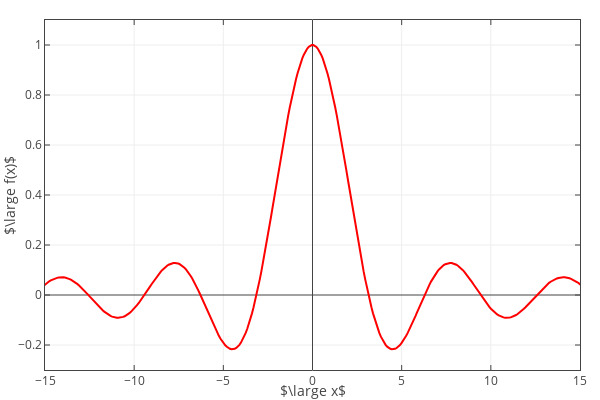

Notebook source saved alongside this figure:
### Code cell
layout = go.Layout(
    xaxis=dict(
        range = [-15, 15],
#         exponentformat = 'power',
        ticks = 'inside',
        dtick = 5,
        mirror = 'ticks',
        title = '$\large x$',
#         ticktext=['$-2\pi$', '$-\pi$', 0, '$\pi$', '$2\pi$'],
#         tickvals=[-2*np.pi, -np.pi, 0, np.pi, 2*np.pi],
#         type = 'log',
#         titlefont=dict(
#             family='Arial'
#             size=25
#             color='#7f7f7f'
#         ),
#         tickfont=dict(
#             family='Times New Roman',
#             size=18
#             color='#7f7f7f'
#         ),
#         automargin=True,
        showline=True,
        zeroline=True,
        showticklabels=True,
        showgrid=True
#     rangeselector=dict(
#             buttons=list([
#                 dict(count=1,
#                      label='1m',
#                      step='month',
#                      stepmode='backward'),
#                 dict(count=6,
#                      label='6m',
#                      step='month',
#                      stepmode='backward'),
#                 dict(count=1,
#                     label='YTD',
#                     step='year',
#                     stepmode='todate'),
#                 dict(count=1,
#                     label='1y',
#                     step='year',
#                     stepmode='backward'),
#                 dict(step='all')
#             ])
#         ),
#         rangeslider=dict(
#             visible = True
#         )
    ),
    yaxis=dict(
        range = [-0.3, 1.1],
#         exponentformat = 'power',
        ticks = 'inside',
        dtick = 0.2,
        mirror = 'ticks',
        title = '$\large f(x)$',
#         type = 'log',
#         titlefont=dict(
#             family='Arial'
#             size=20
#             color='#7f7f7f'
#         ),
#         tickfont=dict(
#             family='Times New Roman',
#             size=18
#             color='#7f7f7f'
#         ),
#         automargin=True,
        showline=True,
        zeroline=True,
        showticklabels=True,
        showgrid=True 
    ),
#     legend=dict(
#         x=0.35,
#         y=0.95,
#         traceorder='normal',
# #         font=dict(
# #             family='Arial',
# #             size=18
# #             color='blue'
# #         ),
# #         bgcolor='#E2E2E2',
# #         bordercolor='black',
# #         borderwidth=1
#     ),
    showlegend=False,
    autosize=False,
    width=600,
    height=400,
    margin=go.layout.Margin(
        l=45,
        r=20,
        b=30,
        t=20,
        pad=0
    )
)
fig = go.Figure(data=[trace0], layout=layout)
# py.iplot(fig, filename='Fig1-16')
iplot(fig)
pio.write_image(fig, 'C:/Users/garyh/OneDrive/TEXTBOOK/NC/fig1-16.png', format='png', scale=5)
print("Done saving image!")

### Figure 1 — Plotly figure (JSON) as saved in the notebook; plotly's stock layout.template omitted (floating-point values rounded to 4 significant figures; data arrays with more than 128 entries replaced by an {"elided": "..."} marker saying what was removed)
{"data": [{"line": {"color": "red", "width": 2}, "mode": "lines", "name": "$sinc(x)$", "type": "scatter", "uid": "481a1bae-1d70-444d-8665-e40e3393d8b4", "x": {"elided": "500 float values"}, "y": {"elided": "500 float values"}}], "layout": {"autosize": false, "height": 400, "margin": {"b": 30, "l": 45, "pad": 0, "r": 20, "t": 20}, "showlegend": false, "width": 600, "xaxis": {"dtick": 5, "mirror": "ticks", "range": [-15, 15], "showgrid": true, "showline": true, "showticklabels": true, "ticks": "inside", "title": "$\\large x$", "zeroline": true}, "yaxis": {"dtick": 0.2, "mirror": "ticks", "range": [-0.3, 1.1], "showgrid": true, "showline": true, "showticklabels": true, "ticks": "inside", "title": "$\\large f(x)$", "zeroline": true}}}
